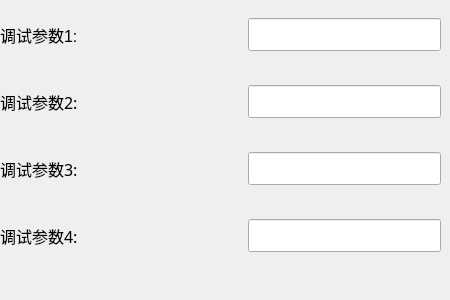
        <widget class="QWidget" name="page_1_2">
         <widget class="QWidget" name="widget_1_2" native="true">
          <property name="geometry">
           <rect>
            <x>0</x>
            <y>-10</y>
            <width>441</width>
            <height>291</height>
           </rect>
          </property>
          <layout class="QGridLayout" name="gridLayout_11">
           <item row="1" column="0">
            <widget class="QLabel" name="label_2">
             <property name="font">
              <font>
               <family>WenQuanYi Micro Hei</family>
               <pointsize>12</pointsize>
              </font>
             </property>
             <property name="text">
              <string>调试参数2:</string>
             </property>
            </widget>
           </item>
           <item row="2" column="0">
            <widget class="QLabel" name="label_3">
             <property name="font">
              <font>
               <family>WenQuanYi Micro Hei</family>
               <pointsize>12</pointsize>
              </font>
             </property>
             <property name="text">
              <string>调试参数3:</string>
             </property>
            </widget>
           </item>
           <item row="0" column="2">
            <widget class="QLineEdit" name="Debug_Parameter_1">
             <property name="font">
              <font>
               <pointsize>16</pointsize>
              </font>
             </property>
             <property name="focusPolicy">
              <enum>Qt::NoFocus</enum>
             </property>
             <property name="alignment">
              <set>Qt::AlignCenter</set>
             </property>
            </widget>
           </item>
           <item row="1" column="2">
            <widget class="QLineEdit" name="Debug_Parameter_2">
             <property name="font">
              <font>
               <pointsize>16</pointsize>
              </font>
             </property>
             <property name="focusPolicy">
              <enum>Qt::NoFocus</enum>
             </property>
             <property name="alignment">
              <set>Qt::AlignCenter</set>
             </property>
            </widget>
           </item>
           <item row="2" column="2">
            <widget class="QLineEdit" name="Debug_Parameter_3">
             <property name="font">
              <font>
               <pointsize>16</pointsize>
              </font>
             </property>
             <property name="focusPolicy">
              <enum>Qt::NoFocus</enum>
             </property>
             <property name="alignment">
              <set>Qt::AlignCenter</set>
             </property>
            </widget>
           </item>
           <item row="0" column="0">
            <widget class="QLabel" name="label_1">
             <property name="font">
              <font>
               <pointsize>12</pointsize>
              </font>
             </property>
             <property name="text">
              <string>调试参数1:</string>
             </property>
            </widget>
           </item>
           <item row="0" column="1">
            <spacer name="horizontalSpacer_3">
             <property name="orientation">
              <enum>Qt::Horizontal</enum>
             </property>
             <property name="sizeHint" stdset="0">
              <size>
               <width>40</width>
               <height>20</height>
              </size>
             </property>
            </spacer>
           </item>
           <item row="3" column="2">
            <widget class="QLineEdit" name="Debug_Parameter_4">
             <property name="font">
              <font>
               <pointsize>16</pointsize>
              </font>
             </property>
             <property name="focusPolicy">
              <enum>Qt::NoFocus</enum>
             </property>
             <property name="alignment">
              <set>Qt::AlignCenter</set>
             </property>
            </widget>
           </item>
           <item row="3" column="0">
            <widget class="QLabel" name="label_4">
             <property name="font">
              <font>
               <family>WenQuanYi Micro Hei</family>
               <pointsize>12</pointsize>
              </font>
             </property>
             <property name="text">
              <string>调试参数4:</string>
             </property>
            </widget>
           </item>
          </layout>
         </widget>
        </widget>
